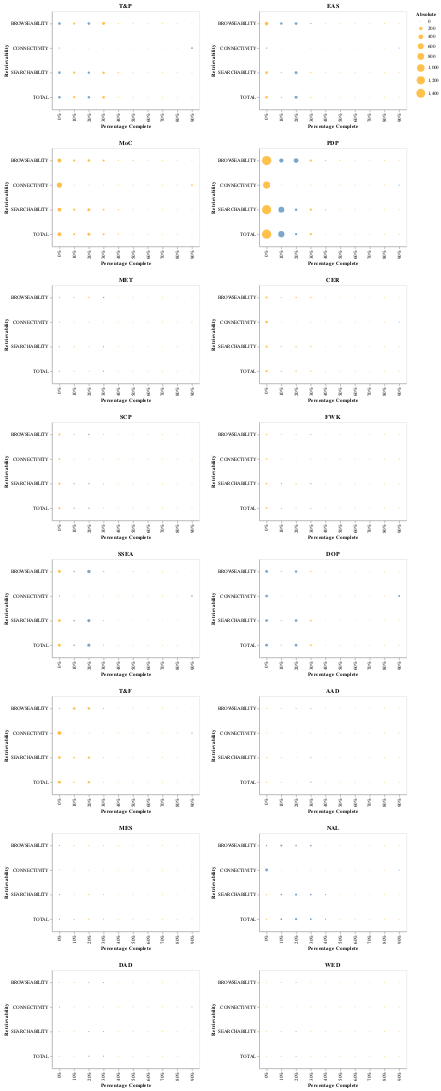

Notebook code for this chart:
### Code cell
import altair as alt
import numpy as np

ranges = [0,0.1,0.2,0.3,0.4,0.5,0.6,0.7,0.8,0.9,1]
count =0

dept_col_counts = None
depts = tidied_cur_df[' collectionCode'].unique()
charts = []
hcharts = []
for dept_code in depts:
  dept_diff_rows_df = pd.DataFrame()
  dept_cur_stats_df = tidied_cur_df.loc[tidied_cur_df[' collectionCode'] == dept_code]
  dept_prev_stats_df = tidied_prev_df.loc[tidied_prev_df[' collectionCode'] == dept_code]

  if(len(dept_cur_stats_df) < 10):
    # Ignore EXH and other errartic departments
    continue

  # Now need to loop over each completeness coll in turn
  for cur_column, prev_column in zip(dept_cur_stats_df.columns[1:], dept_prev_stats_df.columns[1:]):
        
    # Group into counts of percentages 0-10, 10-20, ... 90-100
    # dept_col_counts = dept_stats_df[column].value_counts(bins=10, sort=False)
    
    cur_dept_col_counts = dept_cur_stats_df[cur_column].groupby(pd.cut(dept_cur_stats_df[cur_column], ranges, labels=["0%","10%","20%","30%","40%","50%","60%","70%","80%","90%"], include_lowest=True)).count()
    prev_dept_col_counts = dept_prev_stats_df[prev_column].groupby(pd.cut(dept_prev_stats_df[prev_column], ranges, labels=["0%","10%","20%","30%","40%","50%","60%","70%","80%","90%"], include_lowest=True)).count()
    diff_dept_col_counts = cur_dept_col_counts.subtract(prev_dept_col_counts, fill_value=0)
    
    dept_diff_rows_df = dept_diff_rows_df.append(diff_dept_col_counts, ignore_index=False)
    
#    dept_col_counts.name = column
#    dept_rows_df = dept_rows_df.append(dept_col_counts, ignore_index=False)
    
  dept_diff_rows_df = dept_diff_rows_df.rename_axis('Retrievability').rename_axis('Percentages', axis='columns')
    # TO handle converting from CategoricalIndex - may change https://github.com/pandas-dev/pandas/issues/19136
  dept_diff_rows_df.columns = dept_diff_rows_df.columns.tolist()
 #   print(dept_rows_df)
  dept_diff_rows_df = dept_diff_rows_df.reset_index()

  dept_diff_rows_melt_df = dept_diff_rows_df.melt(id_vars=['Retrievability'], var_name='Percentage', value_name='Change')
  dept_diff_rows_melt_df.replace(0, np.nan, inplace=True) 

  chart = alt.Chart(dept_diff_rows_melt_df).mark_circle().encode(
    alt.X('Percentage:O', axis=alt.Axis(title="Percentage Complete")),
    alt.Y('Retrievability:O'),
    alt.Size('Absolute:Q'),
    color=alt.condition(
        alt.datum.Change > 0,
        alt.value("steelblue"),  # The positive color
        alt.value("orange")),  # The negative color
    tooltip=['Change']
  ).transform_calculate(
      Absolute='abs(datum.Change)'
  ).properties(title="%s" % (dept_code), width=300,height=200)
    
  charts.append(chart)
  if count > 0:
      hcharts.append(alt.hconcat(*charts))
      charts = []
      count = 0
  else:
      count += 1
        
hcharts.append(alt.hconcat(*charts))

alt.vconcat(*hcharts)
